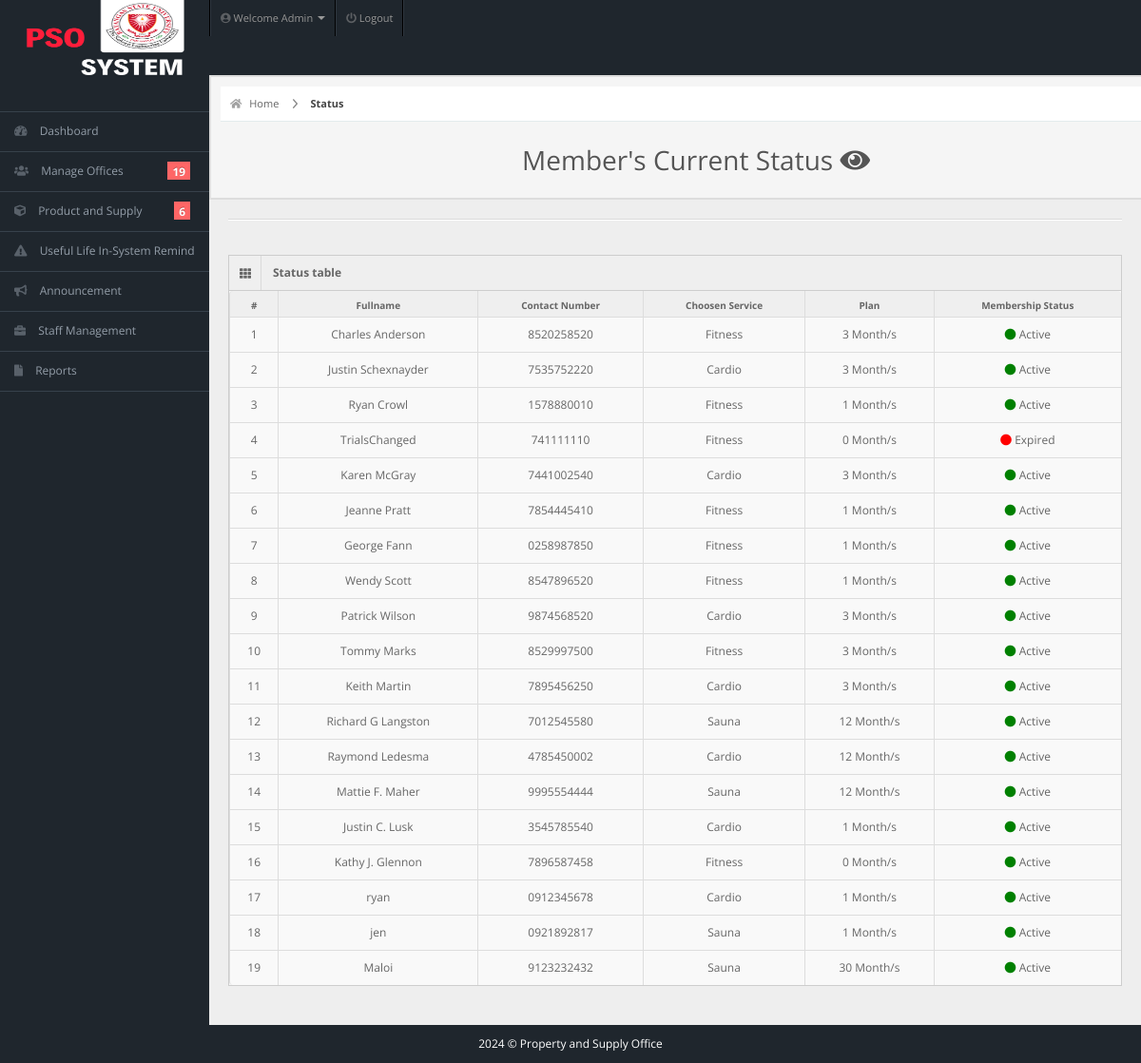
/admin/member-status.php (signed in), run on an earlier commit of the app's database.
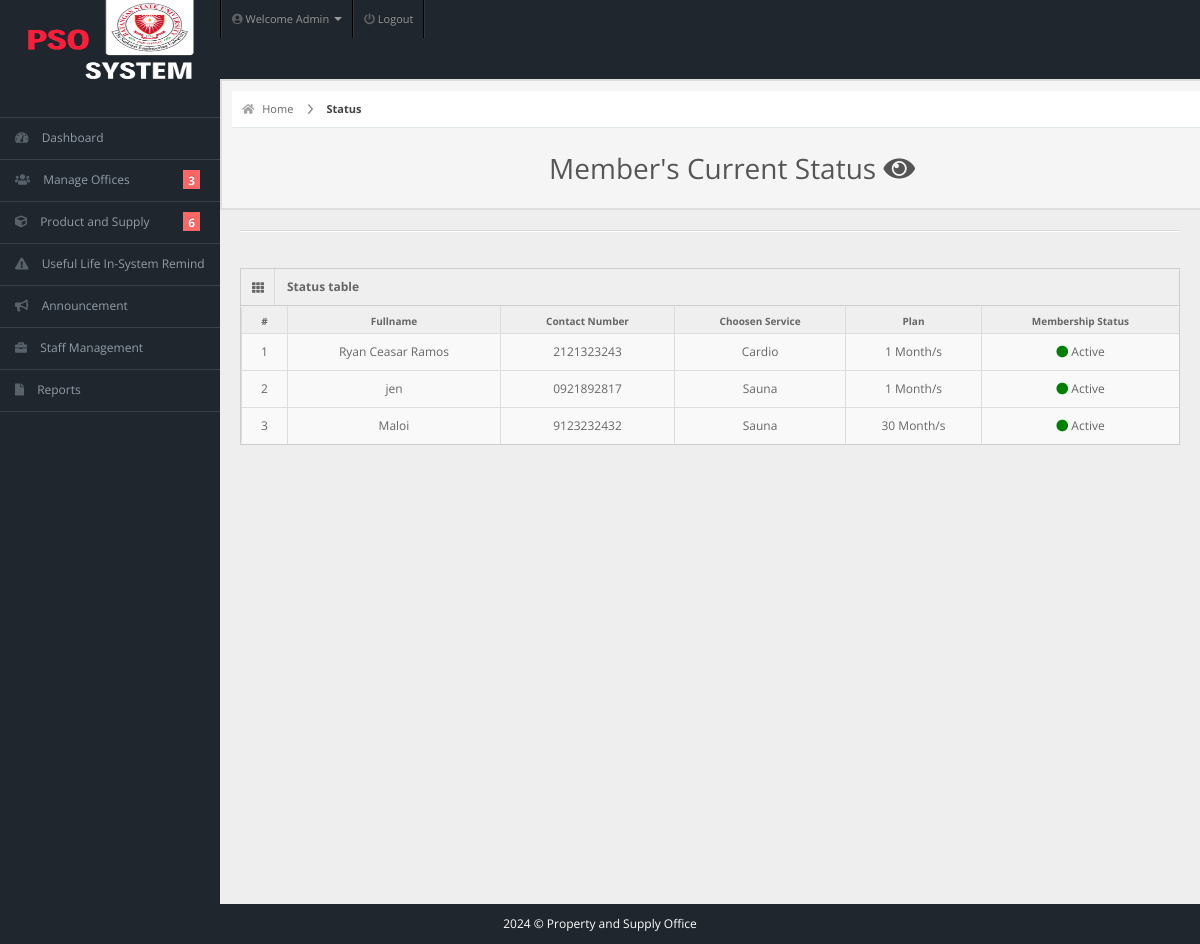
And on a later commit of the database.
### tables this page shows
CREATE TABLE IF NOT EXISTS `members` (
  `user_id` int NOT NULL AUTO_INCREMENT,
  `fullname` varchar(20) NOT NULL,
  `username` varchar(20) NOT NULL,
  `email` varchar(255) NOT NULL,
  `password` varchar(100) NOT NULL,
  `gender` varchar(20) NOT NULL,
  `dor` date NOT NULL,
  `profile_picture` varchar(255) DEFAULT NULL,
  `services` varchar(50) NOT NULL,
  `amount` int NOT NULL,
  `paid_date` date NOT NULL,
  `p_year` int NOT NULL,
  `plan` varchar(100) NOT NULL,
  `address` varchar(20) NOT NULL,
  `contact` varchar(10) NOT NULL,
  `status` varchar(20) NOT NULL DEFAULT 'Active',
  `attendance_count` int NOT NULL,
  `ini_weight` int NOT NULL DEFAULT '0',
  `curr_weight` int NOT NULL DEFAULT '0',
  `ini_bodytype` varchar(50) NOT NULL,
  `curr_bodytype` varchar(50) NOT NULL,
  `progress_date` date NOT NULL,
  `reminder` int NOT NULL DEFAULT '0',
  PRIMARY KEY (`user_id`)
);

### admin/member-status.php (the view, shortened to what this page needs)
<!DOCTYPE html>
<html lang="en">
<head>
  <link rel="stylesheet" href="../css/bootstrap.min.css" />
  <link rel="stylesheet" href="../css/bootstrap-responsive.min.css" />
  <link rel="stylesheet" href="../css/fullcalendar.css" />
  <link rel="stylesheet" href="../css/matrix-style.css" />
  <link rel="stylesheet" href="../css/matrix-media.css" />
  <link href="../font-awesome/css/fontawesome.css" rel="stylesheet" />
  <link href="../font-awesome/css/all.css" rel="stylesheet" />
  <link rel="stylesheet" href="../css/jquery.gritter.css" />
</head>
<body>
  <?php include 'includes/topheader.php' ?>
  <br><br>
  <?php $page = 'member-status';
  include 'includes/sidebar.php' ?>
  <div id="content">
    <div id="content-header">
      <div id="breadcrumb"> <a href="index.php" title="Go to Home" class="tip-bottom"><i class="fas fa-home"></i> Home</a> <a href="member-status.php" class="current">Status</a> </div>
      <h1 class="text-center">Member's Current Status <i class="fas fa-eye"></i></h1>
    </div>
    <div class="container-fluid">
      <hr>
      <div class="row-fluid">
        <div class="span12">
          <div class='widget-box'>
            <div class='widget-title'> <span class='icon'> <i class='fas fa-th'></i> </span>
              <h5>Status table</h5>
            </div>
            <div class='widget-content nopadding'>
              <?php
              $qry = "SELECT * FROM members";
              $cnt = 1;
              $result = mysqli_query($conn, $qry);
              echo "<table class='table table-bordered table-hover data-table'>
              <thead>
                <tr>
                  <th>#</th>
                  <th>Fullname</th>
                  <th>Contact Number</th>
                  <th>Choosen Service</th>
                  <th>Plan</th>
                  <th>Membership Status</th>
                </tr>
              </thead>";
              while ($row = mysqli_fetch_array($result)) { ?>
                <tbody>
                  <td>
                    <div class='text-center'><?php echo $cnt; ?></div>
                  </td>
                  <td>
                    <div class='text-center'><?php echo $row['fullname']; ?></div>
                  </td>
                  <td>
                    <div class='text-center'><?php echo $row['contact']; ?></div>
                  </td>
                  <td>
                    <div class='text-center'><?php echo $row['services']; ?></div>
                  </td>
                  <td>
                    <div class='text-center'><?php echo $row['plan']; ?> Month/s</div>
                  </td>
                  <td>
                    <div class='text-center'><?php if ($row['status'] == 'Active') {
                                                echo '<i class="fas fa-circle" style="color:green;"></i> Active';
                                              } else if ($row['status'] == 'Expired') {
                                                echo '<i class="fas fa-circle" style="color:red;"></i> Expired';
                                              } else {
                                                echo '<i class="fas fa-circle" style="color:orange;"></i> Pending Reg';
                                              } ?></div>
                  </td>
                </tbody>
              <?php
                $cnt++;
              }
              ?>
              </table>
            </div>
          </div>
        </div>
      </div>
    </div>
  </div>
  <?php
  include 'includes/footer.php';
  ?>
</body>
</html>

### admin/dashboard-usercount.php (shortened to what this page needs)
<?php
$servername = "localhost";
$uname = "root";
$pass = "";
$db = "pso_inventory";
$conn = mysqli_connect($servername, $uname, $pass, $db);
$sql = "SELECT * FROM members";
$query = $conn->query($sql);
echo "$query->num_rows";

What changed in the data, as far as the page shows it:
removed members: fullname "Charles Anderson", contact "8520258520", services "Fitness", plan "3", status "Active" (drawn)
removed members: fullname "Justin Schexnayder", contact "7535752220", services "Cardio", plan "3", status "Active" (drawn)
removed members: fullname "Ryan Crowl", contact "1578880010", services "Fitness", plan "1", status "Active" (drawn)
removed members: fullname "TrialsChanged", contact "741111110", services "Fitness", plan "0", status "Expired" (drawn)
removed members: fullname "Karen McGray", contact "7441002540", services "Cardio", plan "3", status "Active" (drawn)
removed members: fullname "Jeanne Pratt", contact "7854445410", services "Fitness", plan "1", status "Active" (drawn)
removed members: fullname "George Fann", contact "0258987850", services "Fitness", plan "1", status "Active" (drawn)
removed members: fullname "Wendy Scott", contact "8547896520", services "Fitness", plan "1", status "Active" (drawn)
removed members: fullname "Patrick Wilson", contact "9874568520", services "Cardio", plan "3", status "Active" (drawn)
removed members: fullname "Tommy Marks", contact "8529997500", services "Fitness", plan "3", status "Active" (drawn)
removed members: fullname "Keith Martin", contact "7895456250", services "Cardio", plan "3", status "Active" (drawn)
removed members: fullname "Richard G Langston", contact "7012545580", services "Sauna", plan "12", status "Active" (drawn)
removed members: fullname "Raymond Ledesma", contact "4785450002", services "Cardio", plan "12", status "Active" (drawn)
removed members: fullname "Mattie F. Maher", contact "9995554444", services "Sauna", plan "12", status "Active" (drawn)
removed members: fullname "Justin C. Lusk", contact "3545785540", services "Cardio", plan "1", status "Active" (drawn)
removed members: fullname "Kathy J. Glennon", contact "7896587458", services "Fitness", plan "0", status "Active" (drawn)
changed members "Cardio": fullname "ryan" → "Ryan Ceasar Ramos"; contact "0912345678" → "2121323243"
Also different on the page:
$query->num_rows: "19" → "3"
